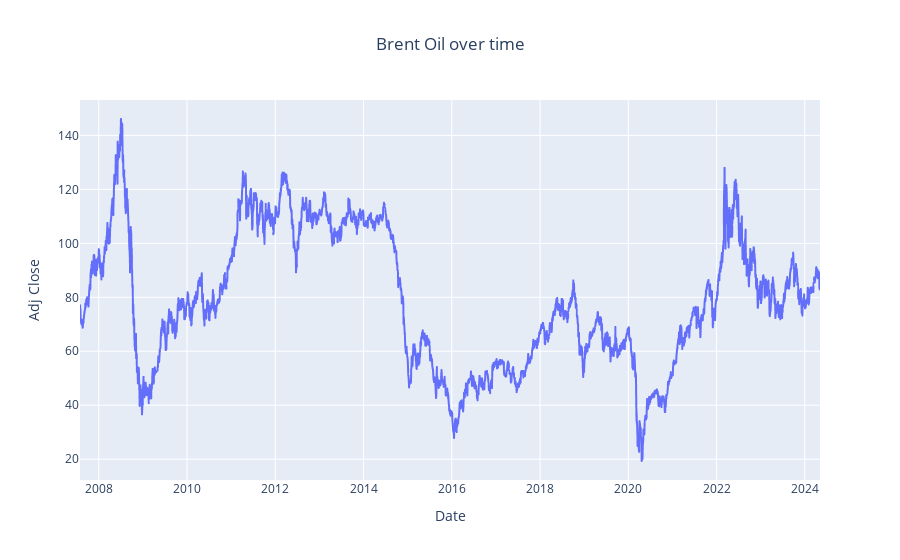

Notebook cell for this chart:
### Code cell
# Dynamic visualisation
fig = px.line(brent_oil,
              x=brent_oil.index,
              y="Adj Close",
              title='Brent Oil over time')
fig.update_layout(title_x=0.5)  # This will center the title horizontally

fig.show()

### Figure 1 — Plotly figure (JSON) as saved in the notebook; plotly's stock layout.template omitted (floating-point values rounded to 4 significant figures; data arrays with more than 128 entries replaced by an {"elided": "..."} marker saying what was removed)
{"data": [{"hovertemplate": "Date=%{x}<br>Adj Close=%{y}<extra></extra>", "legendgroup": "", "line": {"color": "#636efa", "dash": "solid"}, "marker": {"symbol": "circle"}, "mode": "lines", "name": "", "showlegend": false, "type": "scattergl", "x": {"elided": "4163 str values"}, "xaxis": "x", "y": {"elided": "4163 float values"}, "yaxis": "y"}], "layout": {"legend": {"tracegroupgap": 0}, "title": {"text": "Brent Oil over time", "x": 0.5}, "xaxis": {"anchor": "y", "domain": [0, 1], "title": {"text": "Date"}}, "yaxis": {"anchor": "x", "domain": [0, 1], "title": {"text": "Adj Close"}}}}
